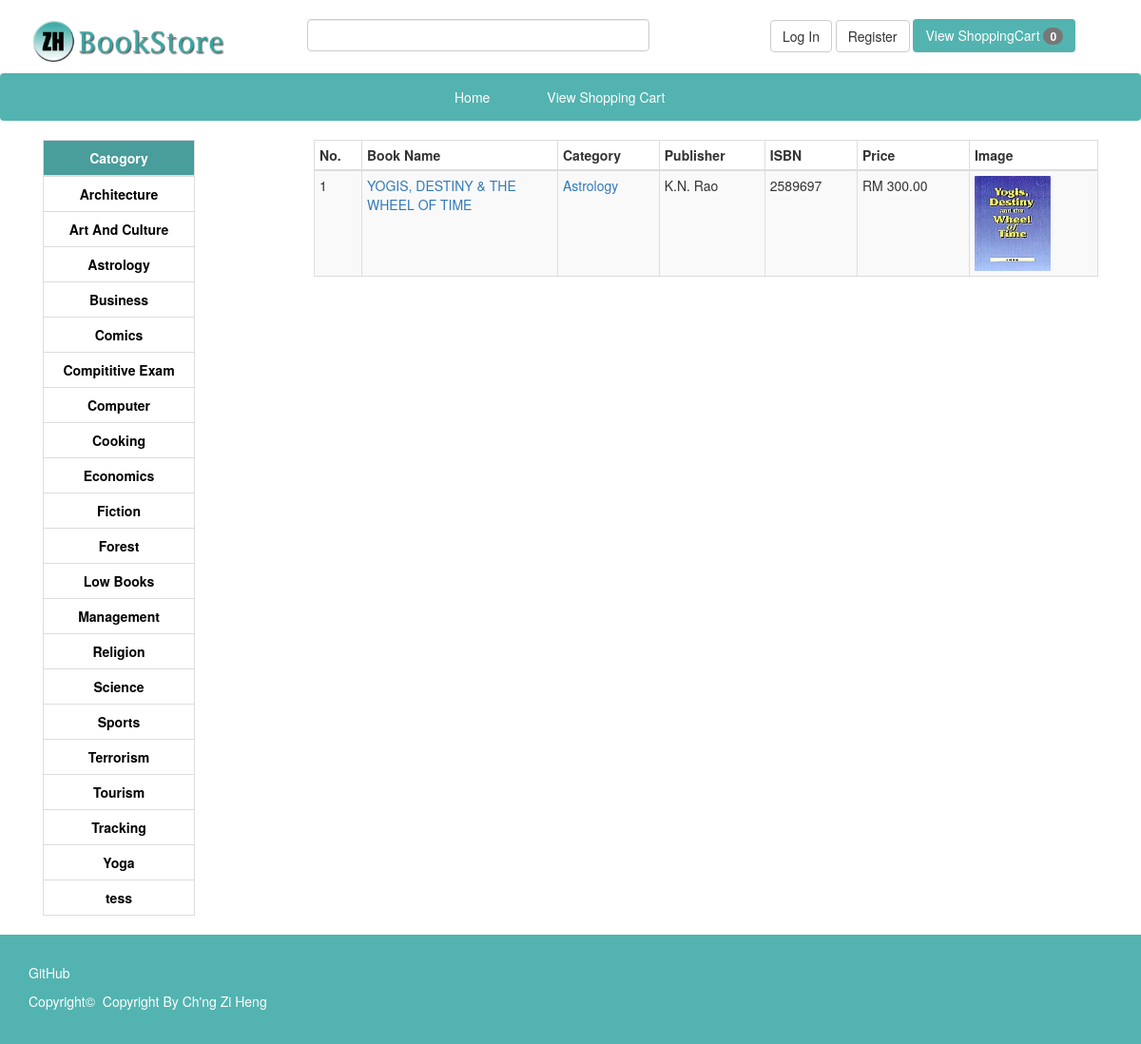
/rec/viewcategory.php?q=5, run on the app's committed database.
### tables this page shows
CREATE TABLE IF NOT EXISTS `category` (
  `cat_id` int(4) NOT NULL,
  `cat_name` varchar(30) NOT NULL
);

CREATE TABLE IF NOT EXISTS `book` (
  `book_id` int(4) NOT NULL,
  `book_name` varchar(60) NOT NULL,
  `book_cate` varchar(25) NOT NULL,
  `book_descrip` longtext NOT NULL,
  `book_publisher` varchar(40) NOT NULL,
  `book_edition` varchar(20) NOT NULL,
  `book_isbn` varchar(13) NOT NULL,
  `book_page` int(5) NOT NULL,
  `book_price` float(5,2) NOT NULL,
  `book_stock` int(10) unsigned NOT NULL
);

### rec/category.php (the view)
<table class="table table-bordered category">
	<thead>
		<tr>
			<th>Catogory</th>
		</tr>
	</thead>
	<tbody>
	<?php
		require_once '../php/config.php';
		$sql = 	"SELECT * FROM category ORDER BY cat_name";
		$result = $conn->query($sql);
		while($row = $result->fetch_assoc()){
	 ?>
		<tr>
			<td><a href="viewcategory.php?q=<?php echo $row['cat_id']; ?>"><?php echo $row['cat_name']; ?></a></td>
		</tr>
	<?php
		}
	 ?>
	</tbody>
</table>

### rec/viewcategory.php (shortened to what this page needs)
<?php
include'bootstrap.php';
include'top.php';
 ?>
 <div class="col-sm-2 col-xs-3">
<?php include'category.php'; ?>
</div>
<?php
	require_once'../php/config.php';
	$id = $_GET['q'];
	$no=0;
	$sql = "SELECT b.book_name,b.book_cate,c.cat_name,b.book_publisher,b.book_isbn,b.book_price	 FROM book b INNER JOIN category c WHERE b.book_cate = '$id' AND b.book_cate = c.cat_id ORDER BY cat_name";
	$result2 = $conn->query($sql);
	$count = $result2->num_rows;
	if($count!=0){
 ?>
<div class="col-sm-9 col-xs-8 col-xs-offset-1">
	<table class="table table-striped table-bordered table-condensed">
		<thead>
			<tr>
				<th>No.</th>
				<th>Book Name</th>
				<th>Category</th>
				<th>Publisher</th>
				<th>ISBN</th>
				<th>Price</th>
				<th>Image</th>
			</tr>
		</thead>
		<tbody>
			<?php
				while ($row2 = $result2->fetch_assoc()) {
					++$no;
			 ?>
			 <tr>
			 	<td><?php echo $no; ?></td>
			 	<td width="25%"><a href="viewBookDetail.php?q=<?php echo $row2['book_isbn']; ?>"><?php echo $row2['book_name'] ?></a></td>
			 	<td><a href="viewcategory.php?q=<?php echo $row2['book_cate']; ?>"><?php echo $row2['cat_name']; ?></a></td>
			 	<td><?php echo $row2['book_publisher']; ?></td>
			 	<td><?php echo $row2['book_isbn']; ?></td><td>RM&nbsp;<?php echo $row2['book_price']; ?></td>
			 	<td><img src="../img/books/<?php echo $row2['book_isbn']?>.jpg" width="80px" height="100px"></td>
			 </tr>
			 <?php
			 	}
			  ?>
		</tbody>
	</table>
</div>
<?php
	}else{
 ?>
<h2 class="text-center">No book available in this category yet.</h2>
<?php
	}
	include'footer.php';
?>

### css/myStyle.css (style rules this page uses)
.category thead { background-color: #499D9B; color: #fff; }
.category td,.category th { font-weight: 600; text-align: center; }
.category td a { color: black; }

### data on the page
category: cat_name "Architecture"
category: cat_name "Art And Culture"
category: cat_name "Astrology"
category: cat_name "Business"
category: cat_name "Comics"
category: cat_name "Compititive Exam"
category: cat_name "Computer"
category: cat_name "Cooking"
category: cat_name "Economics"
category: cat_name "Fiction"
category: cat_name "Forest"
category: cat_name "Low Books"
category: cat_name "Management"
category: cat_name "Religion"
category: cat_name "Science"
category: cat_name "Sports"
category: cat_name "Terrorism"
category: cat_name "Tourism"
category: cat_name "Tracking"
category: cat_name "Yoga"
category: cat_name "tess"
book: book_name "YOGIS, DESTINY & THE WHEEL OF TIME", category.cat_name "Astrology", book_publisher "K.N. Rao", book_isbn "2589697", book_price "300.00", book_isbn (picture)

### other printed values
$_SESSION['items'] "0"
